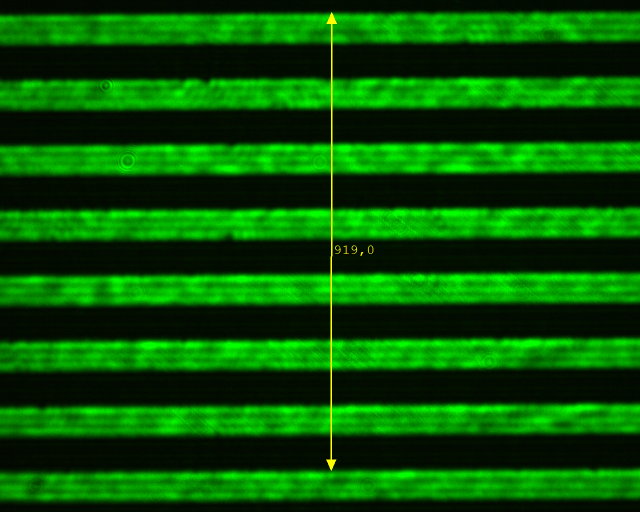
#> input picture FOU_data/G3.png, 1280 x 1024 px (shown at 1/2 size)
$ python FOU.py
#> lines starting #> are read from the running program, lines starting #| are printed output that depends on the picture; after the words box and inside, x2 and y2 are one past the last pixel; in counts of white or black regions, pixels touching at a corner belong together
### plotting_minus.py
import numpy as np
import matplotlib.pyplot as plt
import random
import colorsys
import matplotlib.colors as mcolors

def generate_contrasting_color(index, total_colors, bg_hex='#FFFFFF', color_seed=100,
                               initial_hue_offset=0.5, hue_range=0.7, saturation=0.7, value=0.75, variation=0.15):
    """
    Generate a contrasting color relative to a (possibly neutral) background color.
    If the background is too close to white or grayscale (low saturation),
    we just pick a random initial hue rather than relying on background hue.
    """
    random.seed(color_seed)

    bg_rgb = mcolors.hex2color(bg_hex)
    bg_hue, bg_sat, bg_val = colorsys.rgb_to_hsv(*bg_rgb)

    # If background saturation is too low, ignore its hue and pick a random initial hue
    if bg_sat < 0.05:
        if index == 0:
            # Random initial hue if this is the first dataset
            initial_hue = random.random()
            # Store it as a global or static variable if you need consistency
            generate_contrasting_color._initial_hue = initial_hue
        else:
            initial_hue = getattr(generate_contrasting_color, '_initial_hue', 0.5)
        bg_hue = initial_hue

    hue_variation = random.uniform(-variation, variation)
    if total_colors > 1:
        hue = (bg_hue + initial_hue_offset + (index / (total_colors - 1)) * hue_range + hue_variation) % 1.0
    else:
        hue = (bg_hue + initial_hue_offset + hue_variation) % 1.0

    r, g, b = colorsys.hsv_to_rgb(hue, saturation, value)
    return mcolors.to_hex([r, g, b])

# [11 lines left out: function varied_color, not called in this run]

def colors_from_groups(datasets, color_seed=None, bg_hex='#FFFFFF', hue_range=0.1):
    """
    Assign colors to datasets based on their color groups or individual IDs.
    If a dataset has a 'color' set, that color is used.
    Otherwise, colors are generated to maximize contrast from a background color.
    """
    color_group_dict = {}
    datasets_without_color_group = []

    # Separate datasets by color_group
    for data in datasets:
        color_group = data.get('color_group')
        if color_group is not None:
            color_group_dict.setdefault(color_group, []).append(data)
        else:
            datasets_without_color_group.append(data)

    total_colors_needed = len(color_group_dict) + len(datasets_without_color_group)

    # Assign color indices to each group or dataset without a group
    color_indices = {}
    idx = 0
    for group in color_group_dict:
        color_indices[group] = idx
        idx += 1
    for data in datasets_without_color_group:
        # Use object's ID as a unique key
        color_indices[id(data)] = idx
        idx += 1

    # Generate or retrieve colors
    colors = {}

    for group in color_group_dict:
        group_datasets = color_group_dict[group]

        specified_color = next((d['color'] for d in group_datasets if 'color' in d and d['color'] is not None), None)
        if specified_color:
            group_base_color = specified_color
        else:
            group_color_idx = color_indices[group]
            group_base_color = generate_contrasting_color(
                group_color_idx, total_colors_needed, bg_hex=bg_hex, color_seed=color_seed
            )

        for i, data in enumerate(group_datasets):
            if 'color' in data and data['color'] is not None:
                colors[id(data)] = data['color']
            else:
                colors[id(data)] = varied_color(group_base_color, color_seed=color_seed, hue_range=hue_range, index=i)

    for data in datasets_without_color_group:
        if 'color' in data and data['color'] is not None:
            colors[id(data)] = data['color']
        else:
            color_idx = color_indices[id(data)]
            colors[id(data)] = generate_contrasting_color(
                color_idx, total_colors_needed, bg_hex=bg_hex, color_seed=color_seed
            )

    return colors


def plot_data(filename, datasets, title=None, x_label=None, y_label=None,
              legend_position='best', color_seed=203, width=20, height=28,
              plot=True, ymax=None, ymin=None, xmax=None, xmin=None, bg_hex='#FFFFFF'):
    # Create figure with specified size and constrained layout
    fig, ax = plt.subplots(figsize=(width/2.54, height/2.54), constrained_layout=True)

    # Generate colors for datasets based on color groups or unique identifiers
    colors = colors_from_groups(datasets, color_seed=color_seed, bg_hex=bg_hex)

    ax.grid(True, which='major', color='#CCCCCC', linestyle='-', linewidth=1)
    ax.grid(True, which='minor', color='#EEEEEE', linestyle=':', linewidth=0.5)
    ax.minorticks_on()

    # Plot each dataset
    for data in datasets:
        xdata = data.get('xdata', [])
        ydata = np.array(data.get('ydata', []), dtype=float)

        y_error = data.get('y_error')
        x_error = data.get('x_error')
        label = data.get('label')
        marker = data.get('marker', 'x')
        line = data.get('line', '-')
        line_fit = data.get('line_fit', '-')
        confidence = data.get('confidence', {})
        confidence_label = data.get('confidence_label', True)
        fit = data.get('fit', None)
        fit_label = data.get('fit_label', True)
        high_res_x = data.get('high_res_x', None)

        color = data.get('color')
        if color is None:
            color = colors[id(data)]

        if len(xdata) == 0 or len(ydata) == 0:
            continue

        if isinstance(xdata[0], str):
            xdata = np.array(range(len(xdata)))
            ax.set_xticks(xdata)
            ax.set_xticklabels(data.get('xdata', []))
        else:
            xdata = np.array(xdata, dtype=float)


        if confidence:
            for i, (lower, upper) in enumerate(confidence):
                if lower is not None and upper is not None:
                    ax.fill_between(
                        high_res_x if high_res_x is not None else xdata, lower, upper, interpolate=True,
                        facecolor=color, edgecolor=None, alpha=0.4 - (i * 0.1),
                        label=f"{label} CI ({i+1}σ)" if label and confidence_label else None, zorder=2
                    )

        if fit is not None:
            try:
                ax.plot(high_res_x if high_res_x is not None else xdata, fit, color=color, linestyle=line_fit, linewidth=1,
                        label=f"{label} Fit" if label and fit_label else None, zorder=3)
            except Exception as e:
                print(f"Error in fit for dataset '{label}': {e}")
                continue

        if y_error is None and x_error is None:
            ax.plot(xdata, ydata, color=color, marker=marker, linestyle=line,
                    label=label, markersize=10, alpha=0.9, zorder=4)
        else:
            if isinstance(y_error, tuple) and len(y_error) == 2:
                yerr_lower, yerr_upper = y_error
            else:
                yerr_lower = y_error
                yerr_upper = y_error

            if isinstance(x_error, tuple) and len(x_error) == 2:
                xerr_lower, xerr_upper = x_error
            else:
                xerr_lower = x_error
                xerr_upper = x_error

            ax.errorbar(
                xdata, ydata, yerr=[np.abs(yerr_lower), np.abs(yerr_upper)] if y_error is not None else None,
                xerr=[np.abs(xerr_lower), np.abs(xerr_upper)] if x_error is not None else None,
                fmt=marker, color=color, linestyle='none',
                capsize=2, elinewidth=0.5, capthick=0.5,
                label=label, markersize=6, alpha=0.9, zorder=4
            )

    handles, labels = ax.get_legend_handles_labels()
    if any(labels) and legend_position:
        ax.legend(loc=legend_position)

    ax.set_xlabel(x_label if x_label else '')
    ax.set_ylabel(y_label if y_label else '')
    ax.set_title(title if title else '')

    ax.set_ylim(bottom=ymin, top=ymax)
    ax.set_xlim(left=xmin, right=xmax)

    # Save the figure including all elements
    plt.savefig(filename, format='pdf', bbox_inches='tight')

    if plot:
        plt.show()
    else:
        plt.close()

### FOU.py
import numpy as np
import matplotlib.pyplot as plt
import cv2
from plotting_minus import plot_data
from lmfit import Model
from help import *
from scipy.stats import f as f_dist


# Load the image in grayscale
file = 'G3'
img = cv2.imread(f'FOU_data/{file}.png', cv2.IMREAD_UNCHANGED)
#> img is the input picture: shape (1024, 1280, 4); mean B, G, R, A 0.1, 85.6, 3.6, 255
print(img.shape, img.dtype, img.min(), img.max())
#| (1024, 1280, 4) uint8 0 255

red_chan = img[:,:,2]
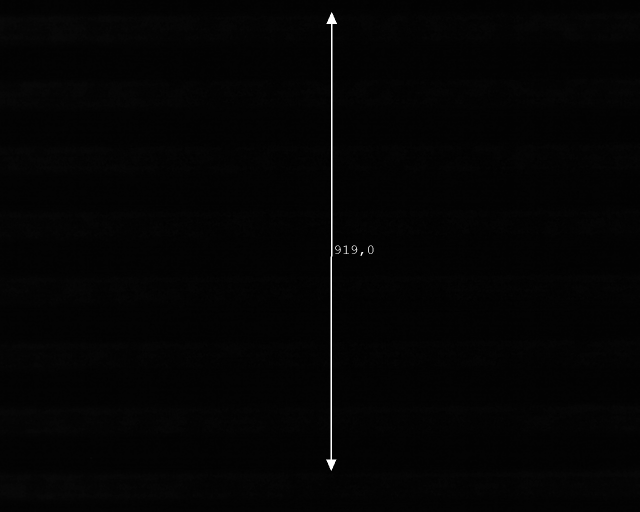
#> red_chan: shape (1024, 1280) (shown at 1/2 size); min 0, max 255, mean 3.6
cmap_yell = plt.cm.colors.LinearSegmentedColormap.from_list('custom_yellow', ['black', 'yellow'], N=256)


green_chan = img[:,:,1]
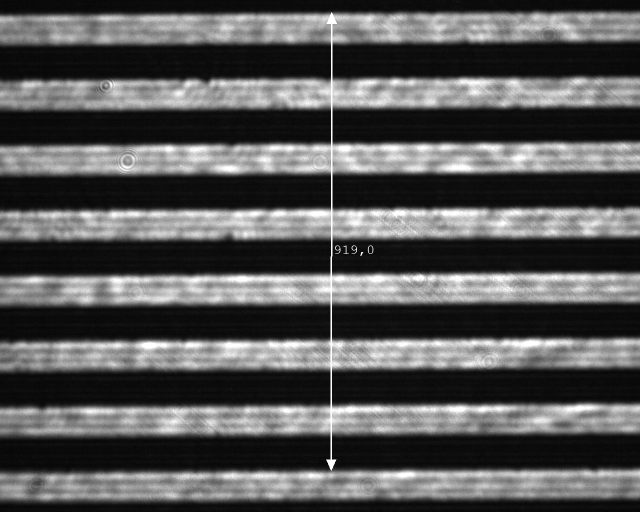
#> green_chan: shape (1024, 1280) (shown at 1/2 size); min 3, max 255, mean 85.6
arrow_mask = (green_chan > 50) & (red_chan > 50)
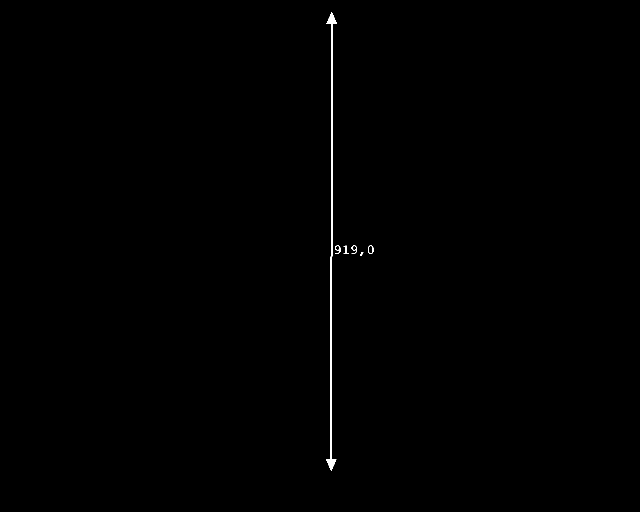
#> arrow_mask: shape (1024, 1280) bool (shown at 1/2 size); 0.26% white; 6 white regions, box (x1, y1, x2, y2) and area: (652, 24, 674, 942) 3118, (736, 491, 747, 508) 70, (670, 491, 681, 508) 66, (703, 491, 714, 508) 66, (687, 491, 698, 508) 49, (721, 504, 727, 512) 27

green_working = green_chan.astype(float)
green_working[arrow_mask] = np.nan
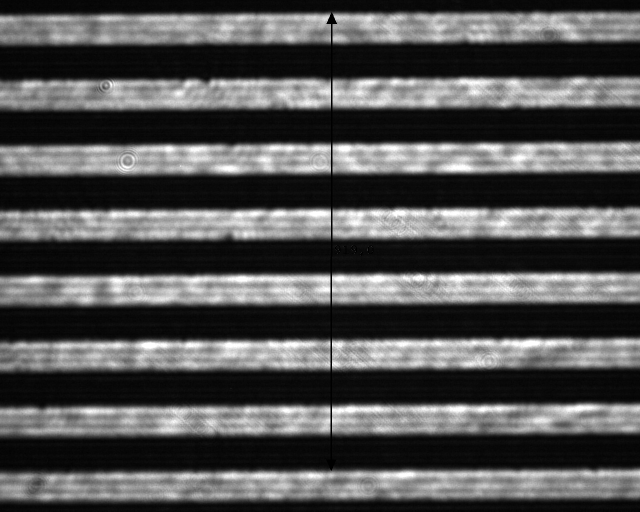
#> green_working: shape (1024, 1280) float64 (shown at 1/2 size); 0.26% of the values are NaN or infinite; the others: min 3, max 255, mean 85.16; drawn with min black, max white, NaN and infinite black

slices = []
range_slices = (0, 1280)

slices = []
for i in range(range_slices[0], range_slices[1]):
    vertical_slice = green_working[:, i]
    normalized_slice = vertical_slice / 255.0
    slices.append(normalized_slice)
#> after the loop, slices = 1280 items

average_slice = np.nanmean(slices, axis=0)
#> average_slice = 1024 values, max 0.852 at index 558, min 0.038 at index 927, mean 0.334
std_slice = np.nanstd(slices, axis=0)
#> std_slice = 1024 values, max 0.193 at index 813, min 0.0056 at index 260, mean 0.0592

t_data = np.arange(len(average_slice))
#> t_data = 1024 values from 0 to 1023

# readd old autocorrelation

def autocorrelation(x):
    results = []
    for k in range(0, len(x)):
        result = np.sum(x[k:] * x[:len(x)-k])/np.sqrt(np.sum(x[k:]**2) * np.sum(x[:len(x)-k]**2))
        results.append(result)
    return np.array(results)

def find_extrema(x):
    maxima = [0]
    minima = []
    for i in range(1, len(x) - 1):
        if x[i] > x[i - 1] and x[i] > x[i + 1]:
            maxima.append(i)
        if x[i] < x[i - 1] and x[i] < x[i + 1]:
            minima.append(i)
    return maxima, minima

autocor_res = autocorrelation(average_slice)
#> the loop in autocorrelation, `for k in range(0, len(x)):` made 1024 passes
#> result on passes 1 to 3: 1, 0.999, 0.994
#> after the loop in autocorrelation, `for k in range(0, len(x)):`: results = 1024 values, max 1 at index 0, min 0.169 at index 196, mean 0.572
#> autocor_res has the same summary as results in autocorrelation
maxima, minima = find_extrema(autocor_res)
#> after the loop in find_extrema, `for i in range(1, len(x) - 1):`: maxima = [0, 131, 261, 392, 522, 653, 783, 914, 1010, 1017]; minima = [65, 196, 327, 457, 588, 719, 850, 984, 1016, 1018]
#> maxima = [0, 131, 261, 392, 522, 653, 783, 914, 1010, 1017]

print(f"Distances between maxima: {np.diff(maxima)}")
#| Distances between maxima: [131 130 131 130 131 130 131  96   7]
print(f"Distances between minima: {np.diff(minima)}")
#| Distances between minima: [131 131 130 131 131 131 134  32   2]


data = {
    'G5':[7.5, 22.5, 37, 50.5, 64],
    'dG5':[1, 2, 2, 3, 3],
    'lambda5': 65.35714286,
    'G4':[5.5, 15.5, 26.5, 36, 47],
    'dG4':[1, 2, 1.5, 2.5, 2.5],
    'lambda4': 92.55,
    'G3':[4, 11.5, 19, 26, 33.5],
    'dG3':[0.75, 1, 1.5, 2, 2.5],
    'lambda3': 130.5,
    'G2':[3, 8, 14, 18.5, 24],# 29, 34],
    'dG2':[0.5, 2, 1, 2, 1.5],# 2, 2],
    'lambda2': 185,
    'G1':[2, 6, 9, 13, 16.5],# 20.5, 24.5, 28],
    'dG1':[0.5, 0.5, 1.5, 1.5, 2],# 1.5, 2, 2],
    'lambda1': 261,
    'dlambda': 0.5
}

for key in data:
    if isinstance(data[key], list):
        data[key] = np.array(data[key])
        data[key] = data[key]/2


plot_data(
    datasets=[
        {
            'xdata': t_data,
            'ydata': average_slice,
            'label': 'Intensity Profile',
            'line': '-',
            'marker': None,
            'confidence': [(average_slice - std_slice , average_slice + std_slice), (average_slice - 2*std_slice, average_slice + 2*std_slice)]
        },
    ],
    x_label='Pixel Row',
    y_label='Intensity',
    title='Intensity Profile with Error Bounds',
    filename=f'Plots/FOU_{file}.pdf',
    width=25,
    height=10,
    plot=False,
)
#> in plot_data, `plt.savefig(filename, format='pdf', bbox_inches='tight')`:
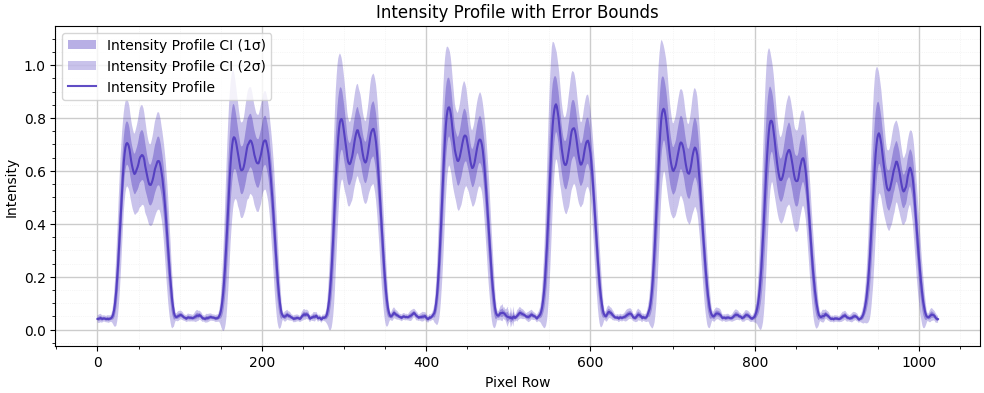
#> figure drawn by matplotlib, 1 panel; curve peaks at x = 558, y = 0.852

plot_data(
    datasets=[
        {
            'xdata': t_data,
            'ydata': autocor_res,
            'label': 'Autocorrelation',
            'line': '-',
            'marker': None,
        },
    ],
    x_label='Pixel Row',
    y_label='Autocorrelation',
    title='Autocorrelation of Intensity Profile',
    filename=f'Plots/FOU_{file}_autocorrelation.pdf',
    width=25,
    height=10,
    plot=False,
)
#> call 2 of plot_data, with filename = 'Plots/FOU_G3_autocorrelation.pdf', title = 'Autocorrelation of Intensity Profile', x_label = 'Pixel Row', y_label = 'Autocorrelation', legend_position = 'best', color_seed = 203, width = 25, height = 10
#> in plot_data (call 2), `plt.savefig(filename, format='pdf', bbox_inches='tight')`:
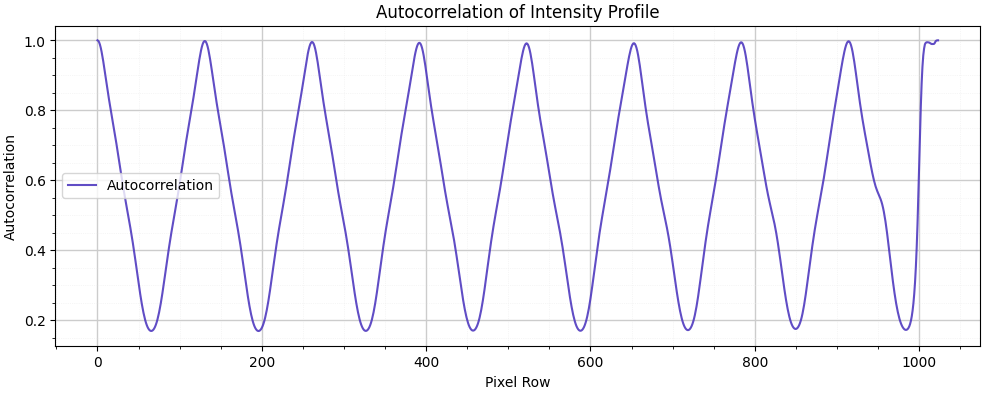
#> figure drawn by matplotlib, 1 panel; curve peaks at x = 0, y = 1

# Convert 'lambdas' and 'dlambda' to NumPy arrays
lambdas = np.array([data['lambda1'], data['lambda2'], data['lambda3'], data['lambda4'], data['lambda5']])
dlambda = np.full_like(lambdas, data['dlambda'])

datasets = []
max_length = max([len(data[f'G{i}']) for i in range(1, 6)])

for i in range(max_length):
    xdata_list = []
    ydata_list = []
    yerr_list = []
    for idx, G_key in enumerate(['G1', 'G2', 'G3', 'G4', 'G5']):
        G_values = data[G_key]
        if len(G_values) > i:
            ydata_list.append(G_values[i])
            xdata_list.append(lambdas[idx])
            yerr_list.append(data[f'd{G_key}'][i])

    xdata = np.array(xdata_list)
    ydata = np.array(ydata_list)
    yerr = np.array(yerr_list)

    datasets.append({
        'xdata': xdata,
        'ydata': ydata,
        'y_error': yerr,
        'line': 'None',
        'marker': '.'
    })

plot_data(
    datasets=datasets,
    x_label='grating spacing',
    y_label='Grating frequency',
    title='Grating frequency vs grating spacing',
    filename='Plots/FOU_data1.pdf',
    width=25,
    height=10,
    plot=False,
)
#> call 3 of plot_data, with filename = 'Plots/FOU_data1.pdf', title = 'Grating frequency vs grating spacing', x_label = 'grating spacing', y_label = 'Grating frequency', legend_position = 'best', color_seed = 203, width = 25, height = 10
#> in plot_data (call 3), `plt.savefig(filename, format='pdf', bbox_inches='tight')`:
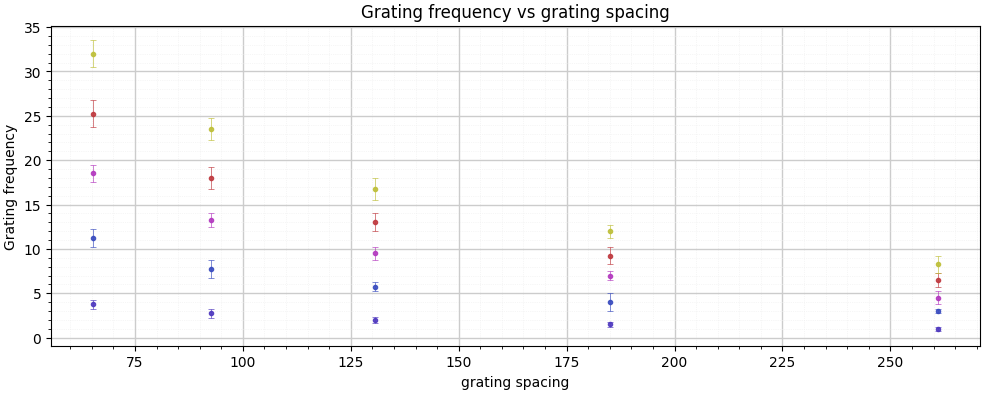
#> figure drawn by matplotlib, 1 panel
# Ensure 'xy' and 'dxy' are NumPy arrays
xy = [datasets[i]['xdata'] * datasets[i]['ydata']/(1+2*i) for i in range(len(datasets))]
dxy = [xy[i] * np.sqrt(
    (datasets[i]['y_error'] / datasets[i]['ydata'])**2 +
    (dlambda / datasets[i]['xdata'])**2) for i in range(len(datasets))]

# Fit the data for each dataset
fits = []
plot_datasets = []
for i in range(len(datasets)):
#> (the run stopped early here; a loop or call above may not have finished)

$ run again, with FOU_data/G1.png copied over FOU_data/G3.png
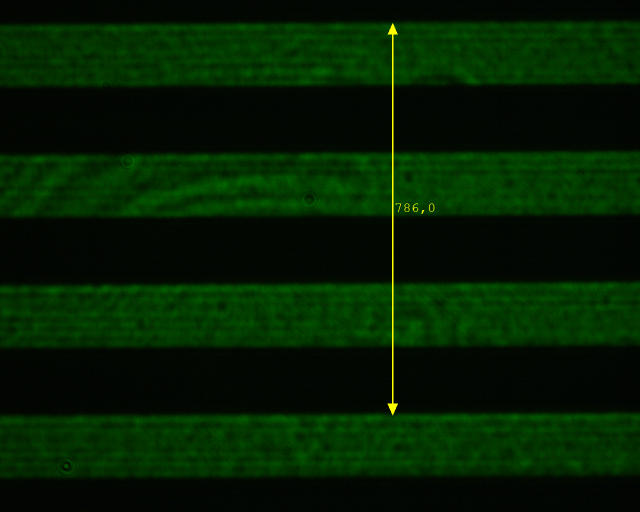
#> input picture FOU_data/G1.png, 1280 x 1024 px (shown at 1/2 size)
#> img is the input picture: shape (1024, 1280, 4); mean B, G, R, A 0.8, 31.6, 2.8, 255
#| (1024, 1280, 4) uint8 0 255
#> arrow_mask: shape (1024, 1280) bool; 0.23% white; 6 white regions, box (x1, y1, x2, y2) and area: (775, 46, 796, 831) 2719, (809, 407, 819, 424) 76, (825, 407, 837, 424) 73, (858, 407, 869, 424) 72, (791, 407, 803, 424) 48, (843, 420, 849, 428) 27
#> `green_working[arrow_mask] = np.nan`:
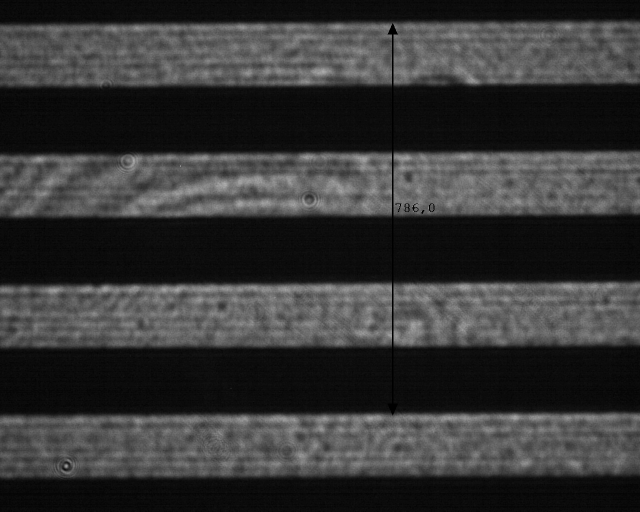
#> green_working: shape (1024, 1280) float64 (shown at 1/2 size); 0.23% of the values are NaN or infinite; the others: min 0, max 147, mean 31.09; drawn with min black, max white, NaN and infinite black
#> after the loop `for i in range(range_slices[0], range_slices[1]):`: slices = 1280 items
#> average_slice = 1024 values, max 0.282 at index 578, min 0.0153 at index 986, mean 0.122
#> std_slice = 1024 values, max 0.0565 at index 569, min 0.00401 at index 986, mean 0.0206
#> t_data = 1024 values from 0 to 1023
#> the loop in autocorrelation, `for k in range(0, len(x)):` made 1024 passes
#> result on passes 1 to 3: 1, 0.999, 0.998
#> after the loop in autocorrelation, `for k in range(0, len(x)):`: results = 1024 values, max 1 at index 0, min 0.244 at index 392, mean 0.626
#> autocor_res has the same summary as results in autocorrelation
#> after the loop in find_extrema, `for i in range(1, len(x) - 1):`: maxima = [0, 261, 522, 782, 960, 987, 994, 997, 1003, 1009, 1014, 1017]; minima = [131, 392, 653, 919, 966, 990, 996, 1000, 1006, 1012, 1015, 1019]
#| Distances between maxima: [261 261 260 178  27   7   3   6   6   5   3]
#| Distances between minima: [261 261 266  47  24   6   4   6   6   3   4]
#> in plot_data (call 2), `plt.savefig(filename, format='pdf', bbox_inches='tight')`:
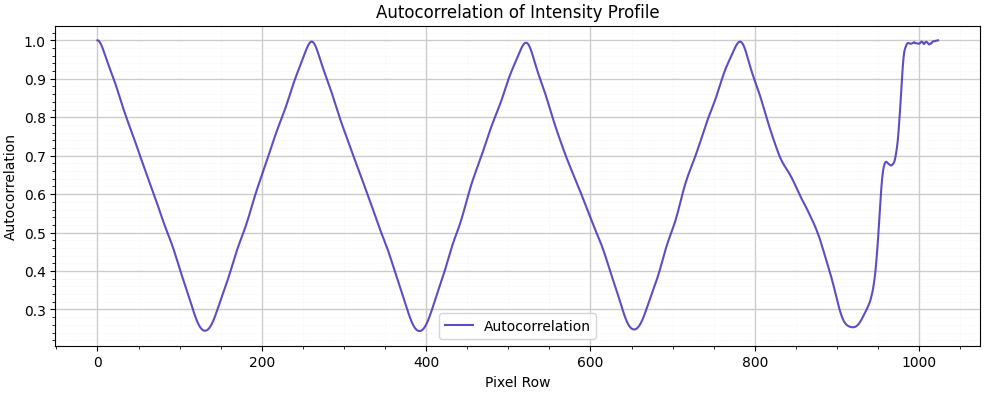
#> figure drawn by matplotlib, 1 panel; curve peaks at x = 0, y = 1
